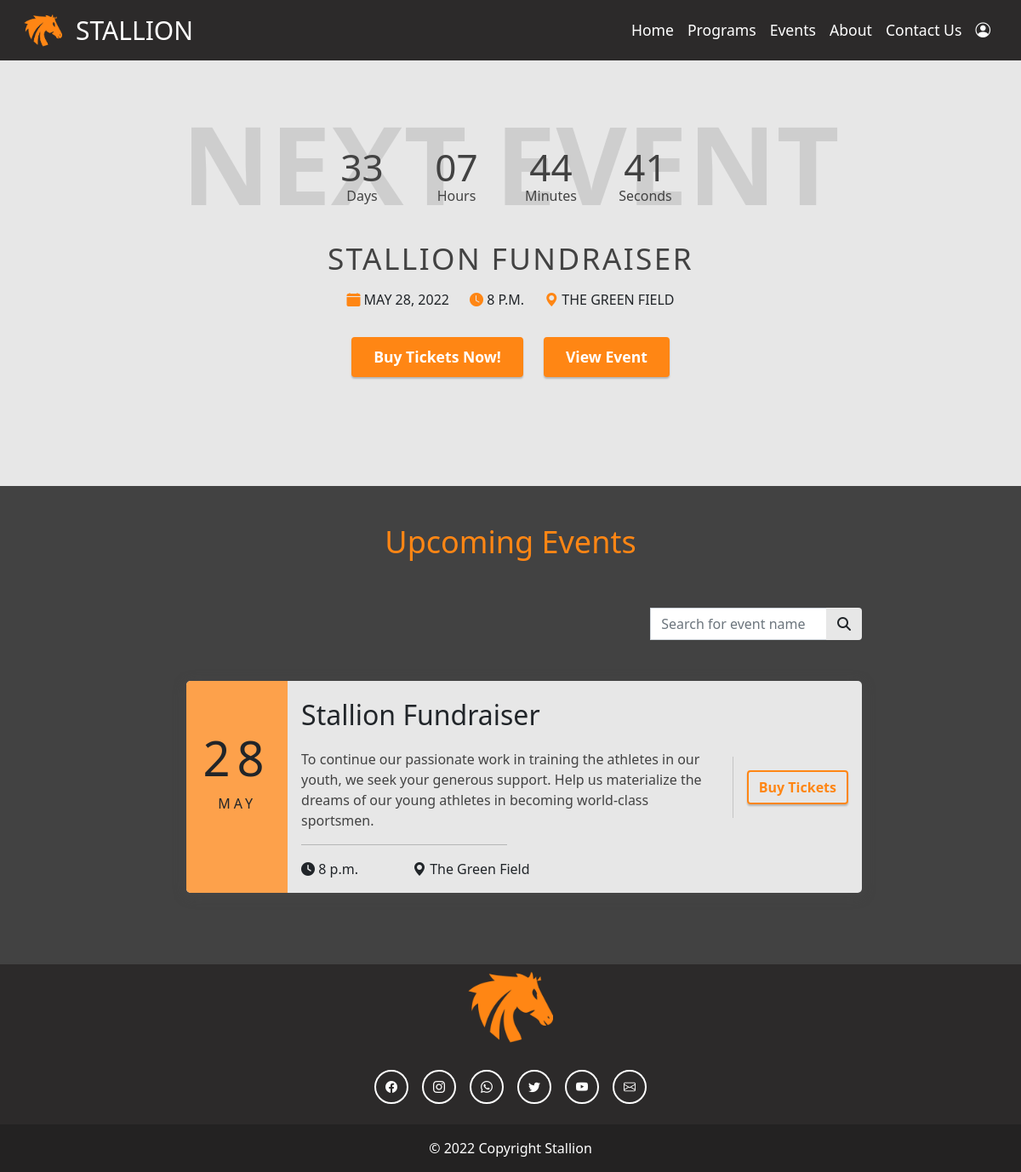
Screenshot of /events/ with the database file from the repository.
### stallion_website/models.py (models this page shows)
class Event(models.Model):
    class Meta:
        unique_together = ('datetime', 'location')
    name = models.CharField(max_length=200)
    datetime = models.DateTimeField()
    location = models.CharField(max_length=200)
    description = models.CharField(max_length=300)
    def __str__(self):
        return self.name
    @property
    def month_name(self):
        return calendar.month_name[self.datetime.month]
    @property
    def day_number(self):
        return self.datetime.date().day

### stallion_website/views.py (the view, shortened to what this page needs)
# urls.py: path('events/', views.events, name="events"),
def events(request):
    today = datetime.today()
    events = Event.objects.filter(datetime__gt = today).order_by('datetime')
    next_event = events[0]
    if request.method == 'GET':
        context = {
            "events": events,
            "next_event": next_event
        }
        print(events)
        return render(request, 'stallion_website/events.html', context=context)

### stallion_website/templates/stallion_website/events.html (shortened to what this page needs)
{% load static %}
<!DOCTYPE html>
<html>
  <head>
    <link
      href="https://cdn.jsdelivr.net/npm/bootstrap@5.1.3/dist/css/bootstrap.min.css"
      rel="stylesheet"
    />
    <link
      rel="stylesheet"
      href="https://cdn.jsdelivr.net/npm/bootstrap-icons@1.5.0/font/bootstrap-icons.css"
    />
    <link
      rel="stylesheet"
      type="text/css"
      href="{% static '/css/events.css' %}"
    />
    <link
      rel="stylesheet"
      type="text/css"
      href="{% static '/css/next-event.css' %}"
    />
  </head>
  <body>
    {% include 'stallion_website/navbar.html' %}
    <section id="nextEvent" class="container-fluid">
      <div class="row justify-content-center">
        <h1>Next Event</h1>
        <div class="d-flex justify-content-center py-4">
          <div class="counter-box">
            <div id="counter-days"></div>
            <div>Days</div>
          </div>
          <div class="counter-box">
            <div id="counter-hours"></div>
            <div>Hours</div>
          </div>
          <div class="counter-box">
            <div id="counter-minutes"></div>
            <div>Minutes</div>
          </div>
          <div class="counter-box">
            <div id="counter-seconds"></div>
            <div>Seconds</div>
          </div>
        </div>
        <h3 class="">{{next_event.name}}</h3>
        <div class="d-flex justify-content-center py-2 event-info">
          <div style="margin-right: 1.5rem">
            <i class="bi bi-calendar-fill"></i>
            <span>{{next_event.datetime.date}}</span>
          </div>
          <div style="margin-right: 1.5rem">
            <i class="bi bi-clock-fill"></i>
            <span>{{next_event.datetime.time}}</span>
          </div>
          <div>
            <i class="bi bi-geo-alt-fill"></i>
            <span>{{next_event.location}}</span>
          </div>
        </div>
        <div class="d-flex justify-content-center py-4">
          <a
            type="button"
            class="btn btn-primary primary-btn-stallion"
            width="175px"
            style="margin-right: 1.5rem"
          >
            Buy Tickets Now!
          </a>
          <a
            href="#{{next_event.id}}"
            type="button"
            class="btn btn-primary primary-btn-stallion"
            width="175px"
          >
            View Event
          </a>
        </div>
      </div>
    </section>
    <section id="event-list" class="container-fluid">
        <div class="row h-100" style="padding: 2.75rem 6.25rem;">
            <h1 class="text-center">Upcoming Events</h1>
            <div class="event-list-wrapper mx-auto">
              <form class="input-group mb-5 mt-4 ms-auto"
                action="{% url 'events' %}"
                method="POST">
                <input type="text" class="form-control" placeholder="Search for event name" name="filter">
                <button class="btn search-btn" type="button" id="button-addon2">
                  <i class="fa-solid fa-magnifying-glass"></i>
                </button>
              </form>
              <ul class="event-list">
                {% for event in events %}
                  <li id="{{event.id}}" class="d-flex event-card">
                    <div class="event-card-date">
                      <div class="day">{{event.day_number}}</div>
                      <div class="month">{{event.month_name}}</div>
                    </div>
                    <div class="event-card-desc">
                      <div class="title">{{event.name}}</div>
                      <p class="">{{event.description}}</p>
                        <hr width="50%">
                      <div class="event-card-time-loc d-flex mt-auto">
                        <div>
                          <span>
                            <i class="fa-solid fa-clock"></i>
                            {{event.datetime.time}}
                          </span>
                        </div>
                        <div>
                          <span>
                            <i class="bi bi-geo-alt-fill"></i>
                            {{event.location}}
                          </span>
                        </div>
                      </div>
                    </div>
                    <div class="ms-auto mt-auto mb-auto d-flex align-items-center" style="border-left: 1px solid #7c7c7c54; height:70%;">
                      <a
                      type="button"
                      class=" btn  secondary-btn-stallion-sm">
                      Buy Tickets</a>
                    </div>
                  </li>
                {% endfor %}
              </ul>
            </div>
        </div>
    </section>
    {% include 'stallion_website/footer.html' %}
  </body>
</html>

### stallion_website/templates/stallion_website/navbar.html (shortened to what this page needs)
{% load static %}
<head>
    <link rel="stylesheet" type="text/css" href="{% static '/css/navbar.css' %}">
</head>
<nav class="navbar navbar-expand-lg">
    <div class="container-fluid">
        <a class="navbar-brand" href="{% url 'home' %}">
          <img src="{% static '/images/logo.png' %}" alt="" width="45" height="45" class="d-inline-block align-text-top">
          STALLION
        </a>
      <div class="collapse navbar-collapse" id="navbarNav">
        <ul class="navbar-nav ms-auto">
          <li class="nav-item">
            <a class="nav-link active" aria-current="page" href="{% url 'home' %}">Home</a>
          </li>
          <li class="nav-item">
            <a class="nav-link" href="#">Programs</a>
          </li>
          <li class="nav-item">
            <a class="nav-link" href="{% url 'events' %}">Events</a>
          </li>
          <li class="nav-item">
            <a class="nav-link" href="{% url 'about' %}">About</a>
          </li>
          <li class="nav-item">
            <a class="nav-link" href="{% url 'contactUs' %}">Contact Us</a>
          </li>
          <li class="nav-item dropdown">
            <a class="nav-link" href="#" id="navbarScrollingDropdown" role="button" data-bs-toggle="dropdown" aria-expanded="false">
              <i class="bi bi-person-circle bi" width="22px" height="22px"></i>
            </a>
          </li>
        </ul>
      </div>
    </div>
</nav>

### stallion_website/templates/stallion_website/footer.html
{% load static %}
<head>
    <link rel="stylesheet" type="text/css" href="{% static '/css/footer.css' %}">
</head>
<footer class="text-center text-lg-start mt-auto">
    <a href="{% url 'home' %}">
        <img src="{% static '/images/logo.png' %}" alt="Stallion logo" width="100" height="100" class="d-flex mt-3 mx-auto">
    </a>
    <div class="container d-flex justify-content-center py-4">
        <button type="button" class="btn btn-primary btn-sm btn-floating mx-2">
            <i class="bi bi-facebook"></i>
        </button>
        <button type="button" class="btn btn-primary btn-sm btn-floating mx-2" >
            <i class="bi bi-instagram"></i>
        </button>
        <button type="button" class="btn btn-primary btn-sm btn-floating mx-2">
            <i class="bi bi-whatsapp"></i>
        </button>
        <button type="button" class="btn btn-primary btn-sm btn-floating mx-2">
            <i class="bi bi-twitter"></i>
        </button>
        <button type="button" class="btn btn-primary btn-sm btn-floating mx-2">
            <i class="bi bi-youtube"></i>
        </button>
        <button type="button" class="btn btn-primary btn-sm btn-floating mx-2">
            <i class="bi bi-envelope"></i>
        </button>
    </div>
    <div class="text-center text-white p-3" style="background-color: rgba(0, 0, 0, 0.2);">
    © 2022 Copyright Stallion </div>
</footer>

### static/css/events.css (style rules this page uses)
* { margin: 0; padding: 0; }
html, body { background: var(--darkgrey); }
h1 { font-size: 2.25rem; color: var(--darkorange); width: fit-content; margin-bottom: 2rem; }
#event-list .event-list-wrapper { width: 85%; }
#event-list .input-group { margin-left: 0; width: 30%; }
.event-list { margin-top: 2rem; }
.event-card { border-radius: 5px; background-color: var(--white); box-shadow: 0 3px 15px #4a4a4a79; height:fit-content; margin: 1.5rem 0 ; }
.event-card > div { padding: 1rem; }
.event-card-date { border-top-left-radius: 5px; border-bottom-left-radius: 5px ; text-align: center; font-weight: 500; width: 15%; background-color: #fda14b; letter-spacing: 0.25rem; text-transform: uppercase; }
.event-card-date .day { margin-top: 2rem; font-size: 3.5rem; letter-spacing: 0.5rem; }
.event-card-desc { width: 65%; }
.event-card-desc .title { font-size: 2rem; font-weight: 500; margin-bottom: 1rem; }
.event-card-desc p { color: var(--darkgrey); }
.event-card-time-loc > div { margin-right: 4rem; }

### static/css/next-event.css (style rules this page uses)
#nextEvent { height: 500px; background-color: var(--white); padding: 2.75rem 6.25rem ; }
#nextEvent h1 { position: absolute; font-size: 128px; text-transform: uppercase; color: #9696964d; font-weight: 800; text-align: center; border: none; z-index: 1; }
#nextEvent h3 { width: 60%; color: var(--darkgrey); text-transform: uppercase; letter-spacing: 0.15rem; font-size: 2.2rem; text-align: center; }
.event-info { text-transform: uppercase; }
.event-info i { color: var(--darkorange); }
.event-info > *:not(:last-child) { margin-right: 1.5rem; }
.counter-box { z-index: 2; margin-right: 1rem; margin-top: 1.5rem; width: 95px; height: 95px; color: var(--darkgrey); text-align: center; font-weight: 500 ; }
#counter-days, #counter-hours, #counter-minutes, #counter-seconds { height: 55px; font-size: 2.75rem; margin:0; padding: 0; }

### static/css/navbar.css (style rules this page uses)
.navbar { padding-left: 1rem; padding-right: 1rem; background-color: var(--darkslategray); }
.navbar .navbar-brand { font-size: 30px; font-weight: 400; display: flex; align-items: center; height: 100%; color: white; }
.navbar-brand img { margin-right: 1rem; }
.navbar .navbar-nav .nav-link { font-size: 1.1rem; display: flex; align-items: center; height: 100%; color: white; }

### static/css/footer.css (style rules this page uses)
footer { background-color: var(--darkslategray) ; }
footer .btn { background-color: transparent; border: 2px solid white; border-radius: 60%; width: 40px; height: 40px; }

### static/css/variables.css (style rules this page uses)
:root { --darkorange: #ff8614; --orange: #fda14b; --darkslategray: #2c2a2a; --darkgrey: #424242; --white: #e7e7e7; }
.search-btn { background-color: var(--white); }
.primary-btn-stallion { font-weight: 600; font-size: 1.1rem; padding: 0.5rem 1.5rem ; background-color: var(--darkorange); border:2px solid var(--darkorange); box-shadow: 0 2px 2px #00000036 }
.secondary-btn-stallion-sm { font-weight: 600; background-color: transparent; color: var(--darkorange); border:2px solid var(--darkorange); box-shadow: 0 2px 2px #00000036 }

### rows the page displays
Event: name "STALLION FUNDRAISER", datetime "MAY 28, 2022", datetime.time "8 P.M.", location "THE GREEN FIELD", day_number "28", month_name "MAY", name "Stallion Fundraiser", description "To continue our passionate work in training the athletes in our youth, we seek your generous support. Help us materialize the dreams of our young athletes in becoming world-class sportsmen.", datetime.time "8 p.m.", location "The Green Field"
